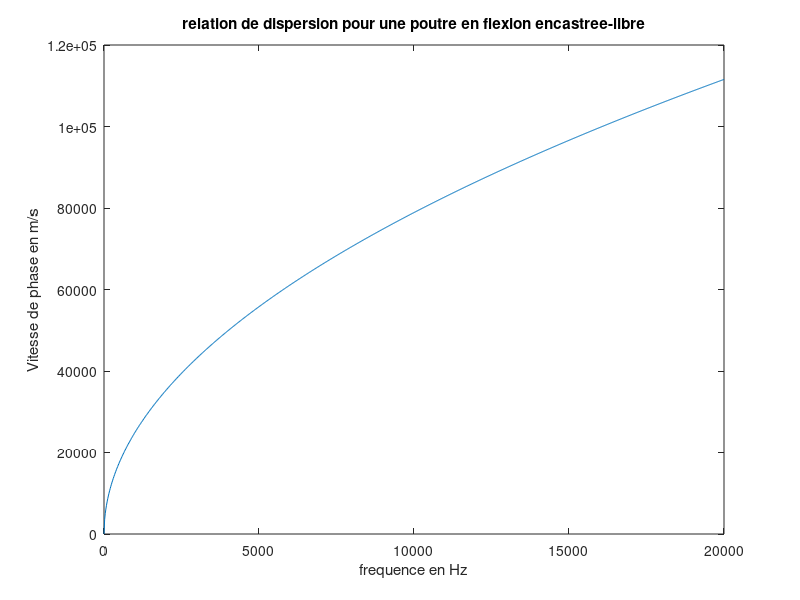

Reproduce this figure in MATLAB.
%Script pour vibration poutre en flexion
%   =>Observation de la dispersion
%   =>Creation du support video

clear all
close all
clc

%Caractéristiques de la poutre
L = 3;                             %poutre de 10m
epaisseur = 2e-2;                   %epaisseur 2cm
largeur = 10e-2;                    %largeur  10cm
E = 210e9;                          %Module d'Young, ici de l'acier en Pascal       alu:69GPa/ fer:196GPa
rho = 7800;                         %Masse volumique en Kg/m^3                      alu:2700 / fer:7860

S = epaisseur * largeur;            % Section
i = largeur * epaisseur^3 / 12;     %moment quadratique de la poutre

%axes
t = linspace(0,10,1000);
x = linspace(0,40,1000);
f = linspace(0,20000,1000);

%==============================================================================================================================

%Relation de dispersion
C_f = (E*I /(rho*S))^(1/4) * sqrt(2*pi*f);

figure(1)
plot(f,C_f);
xlabel('frequence en Hz');
ylabel('Vitesse de phase en m/s');
title('relation de dispersion pour une poutre en flexion encastree-libre');
print -dpng poutre_dispersion.png





        
